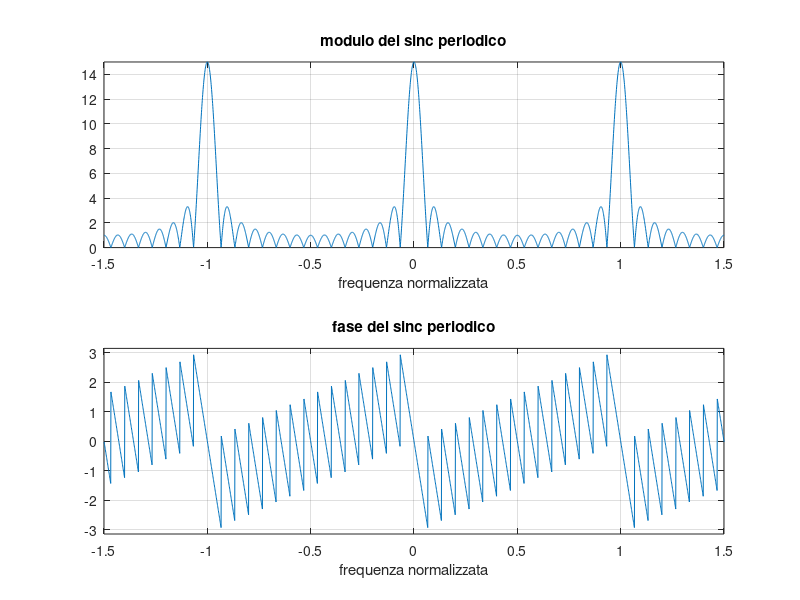
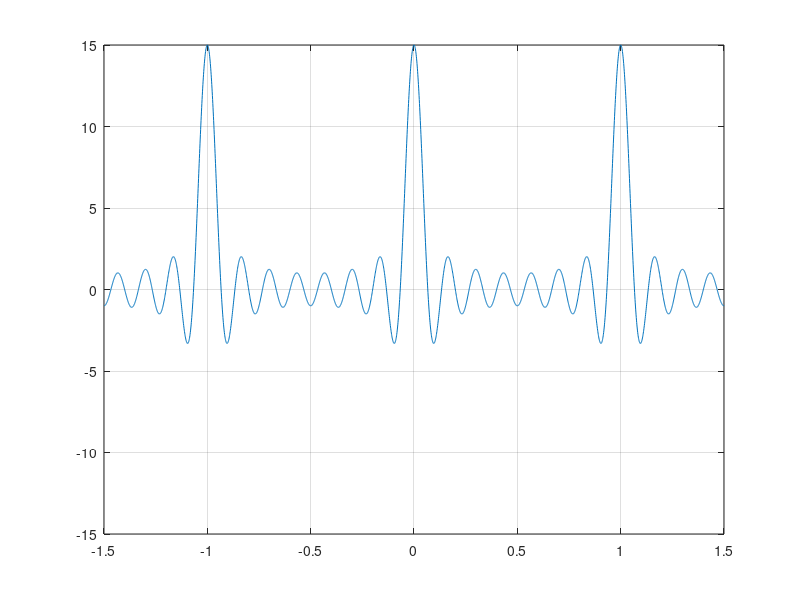

Here is the MATLAB script that generated these plots, in order:
% Plot del seno cardinale periodico trasformata della sequenza unitaria di N campioni
% a partire da n=0 fino a n=N-1
clear 
close all
N=15;
fi=(-1.5:.001:1.5)+.0005;
x=exp(-j*pi*fi*(N-1)).*sin(pi*fi*N)./sin(pi*fi);
subplot(211)
plot(fi,abs(x))
title('modulo del sinc periodico')
xlabel('frequenza normalizzata')
axis([-1.5 1.5 0 N])
grid on
subplot(212)
plot(fi,angle(x))
title('fase del sinc periodico')
xlabel('frequenza normalizzata')
axis([-1.5 1.5 -pi pi])
grid on
pause
figure(2)
plot(fi,sin(pi*fi*N)./sin(pi*fi))
grid
axis([-1.5 1.5 -N N])


